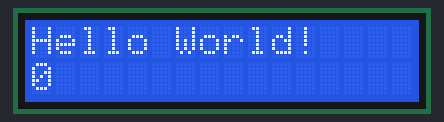
Simulated run of this sketch. Board: Arduino Uno, built with avr-gcc and run on an emulated ATmega328P. On the bench: 16×2 character LCD.

Above: at 0.1 s.
At 4.1 s:
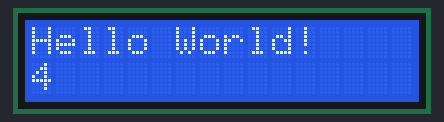
At 9.1 s:
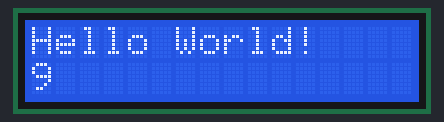
At 19.1 s:
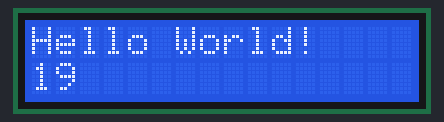
At 29.1 s:
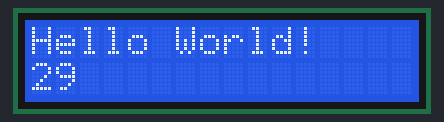
At 39.1 s:
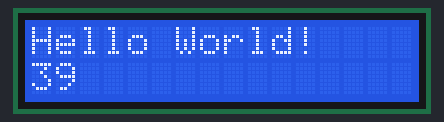

The sketch:

LCD.ino
```cpp
/*
  Hello friends welcome to "TECHNO-E-SOLUTION"
  Here, is a code to print "Hello World" on LCD using Arduino
  This code helps you to print "YOUR TEXT" on LCD display
*/

#include <LiquidCrystal.h>

const int rs = 7, en = 8, d4 = 9, d5 = 10, d6 = 11, d7 = 12;
LiquidCrystal lcd(rs, en, d4, d5, d6, d7);

void setup() {

  lcd.begin(16, 2);  // set up the LCD's number of columns and rows:

  lcd.print("Hello World!");  // Print a text to the LCD.
}

void loop() {

  // set the cursor to column 0, line 1
  // (note: line 1 is the second row, since counting begins with 0):
  lcd.setCursor(0, 1);
  // print the number of seconds since reset:
  lcd.print(millis() / 1000);
}
```

Measured:
- what the display in image 1 shows lasts 1.0 s, from 4.0 s to 5.0 s
